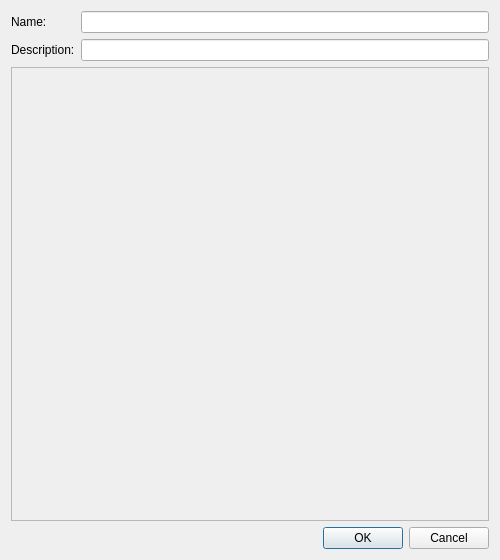
<?xml version="1.0" encoding="UTF-8"?>
<ui version="4.0">
 <class>UserRoleDialog</class>
 <widget class="QDialog" name="UserRoleDialog">
  <property name="geometry">
   <rect>
    <x>0</x>
    <y>0</y>
    <width>500</width>
    <height>560</height>
   </rect>
  </property>
  <property name="windowTitle">
   <string>Role</string>
  </property>
  <layout class="QVBoxLayout" name="verticalLayout">
   <item>
    <layout class="QFormLayout" name="formLayout">
     <item row="0" column="0">
      <widget class="QLabel" name="labelName">
       <property name="text">
        <string>Name:</string>
       </property>
       <property name="buddy">
        <cstring>textName</cstring>
       </property>
      </widget>
     </item>
     <item row="0" column="1">
      <widget class="QLineEdit" name="textName">
       <property name="maxLength">
        <number>40</number>
       </property>
      </widget>
     </item>
     <item row="1" column="0">
      <widget class="QLabel" name="labelDescription">
       <property name="text">
        <string>Description:</string>
       </property>
       <property name="buddy">
        <cstring>textDescription</cstring>
       </property>
      </widget>
     </item>
     <item row="1" column="1">
      <widget class="QLineEdit" name="textDescription">
       <property name="maxLength">
        <number>200</number>
       </property>
      </widget>
     </item>
    </layout>
   </item>
   <item>
    <widget class="QScrollArea" name="scrollPermissions">
     <property name="widgetResizable">
      <bool>true</bool>
     </property>
     <widget class="QWidget" name="permissionsWidget">
      <layout class="QVBoxLayout" name="permissionsLayout"/>
     </widget>
    </widget>
   </item>
   <item>
    <widget class="QDialogButtonBox" name="buttonBox">
     <property name="standardButtons">
      <set>QDialogButtonBox::StandardButton::Cancel|QDialogButtonBox::StandardButton::Ok</set>
     </property>
    </widget>
   </item>
  </layout>
 </widget>
 <resources/>
 <connections/>
</ui>
